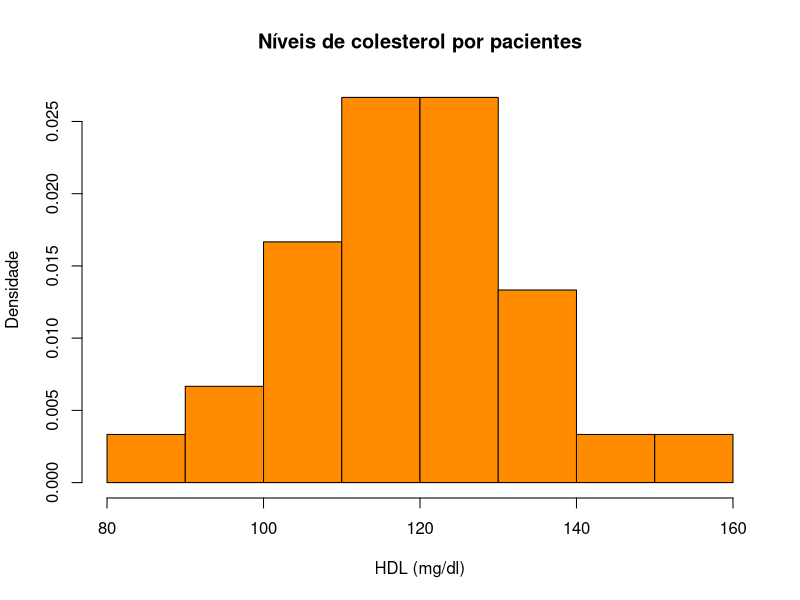

The R source for this figure:
## ---- chunk 1
library(pwr)
dados1 <- c(81.6, 146.6, 118.9, 126.9, 109.8)
media  <- mean(dados1)
dpa    <- sd(dados1)
efeito <- (media-130)/dpa
pwr.t.test(d=efeito, 
           power = 0.80, 
           sig.level = 0.05,
           type="one.sample",
           alternative="less")
## ---- chunk 2
dados2 <- data.frame(
  colesterol = c(
    81.6, 146.6, 118.9, 126.9, 109.8, 138.2, 102.2, 120.8, 134.0,
    128.6, 117.5, 110.5, 150.4, 114.1, 108.3, 90.6, 123.9,
    114.3, 93.9, 128.1, 121.7, 108.0, 102.0, 113.0, 111.2,
    123.3, 129.3, 135.6, 118.2, 136.7
  )
)

# Usando attach
attach(dados2)

# Verificando a distribuição dos dados 
hist(colesterol,
     main = "Níveis de colesterol por pacientes",
     xlab = "HDL (mg/dl)",
     ylab = "Densidade",
     col = "darkorange",
     border = "black",
     probability = TRUE) 

## ---- chunk 3
library(nortest)
# Teste de Shapiro-Wilk
shapiro.test(colesterol)

# Teste de Anderson-Darling
ad.test(colesterol)
## ---- chunk 4
t.test(colesterol, 
       mu = 130,
       alternative = "less",
       conf.level=0.95)

## ---- chunk 5
media  <- mean(colesterol)
desvio <- sd(colesterol)
n      <- length(colesterol)

erro <- desvio / sqrt(n)

infe <- media - qt(0.975, df = n - 1) * erro
supe <- media + qt(0.975, df = n - 1) * erro


cat(
    "-----------------------------------------------------\n",
    "               Intervalo de Confiança        \n",
    "-----------------------------------------------------\n",
    "Media amostral = ", media ,"\n",
    "Desvio-padrão amostral = ", desvio ,"\n",
    "Tamanho amostral = ", n ,"\n",
    "Erro-Padrão = ", erro, "\n",
    "Intervalo de Confiança de 95% = [",round(infe, 3), ",", round(supe, 3), "]\n",
    "-----------------------------------------------------"
    )
## ---- chunk 6
# Dados
n <- 596
x <- 42

# Teste de hipótese para uma proporção
prop.test(x,n,
          p = 0.10,
          alternative = "greater",
          correct = FALSE)
## ---- chunk 7
p <- x/n

erro <- qnorm(0.975) * sqrt(p*(1-p)/n)

LI <- p - erro
LS <- p + erro

cat("-------------------------------------------------\n",
    "                     Resultado                   \n",                
    "-------------------------------------------------\n",
    "Proporção estimada =", round(p * 100, 2), "%\n",
    "Erro-Padrão = ", erro, "\n",
    "Intervalo de Confiança de 95% = [",round(LI, 4)*100, ",", round(LS, 4)*100, "]\n",
     "-------------------------------------------------"
    )
## ---- chunk 8
p0 <- 0.10
p1 <- x/n

alfa <- 0.05
poder <- 0.80

za <- qnorm(1 - alfa)
zb <- qnorm(poder)

n_novo <- ((za*sqrt(p0*(1-p0)) +
            zb*sqrt(p1*(1-p1)))^2)/(p0-p1)^2

ceiling(n_novo)
